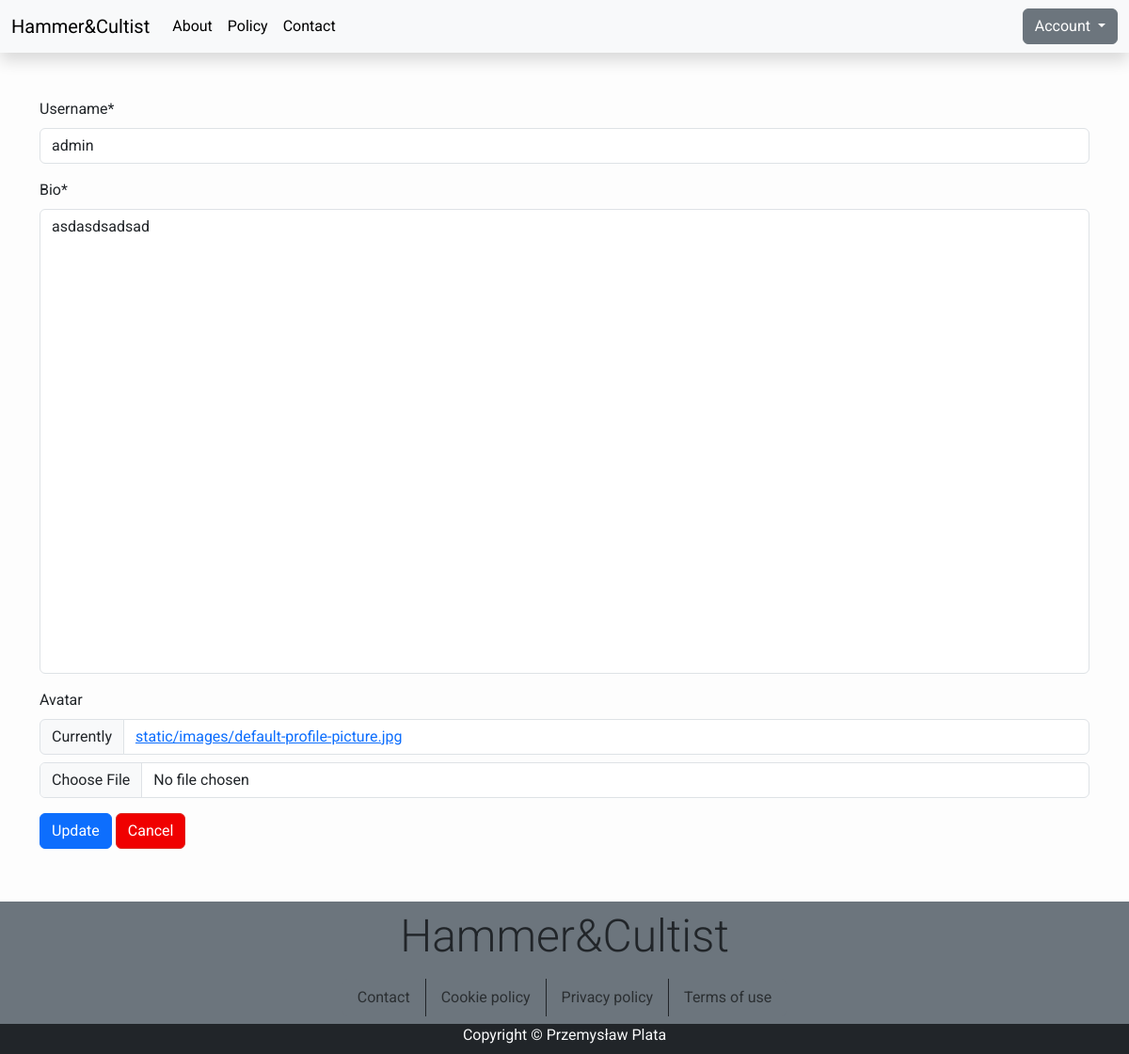
The app's page /user/profile/admin/edit (signed in), older data.
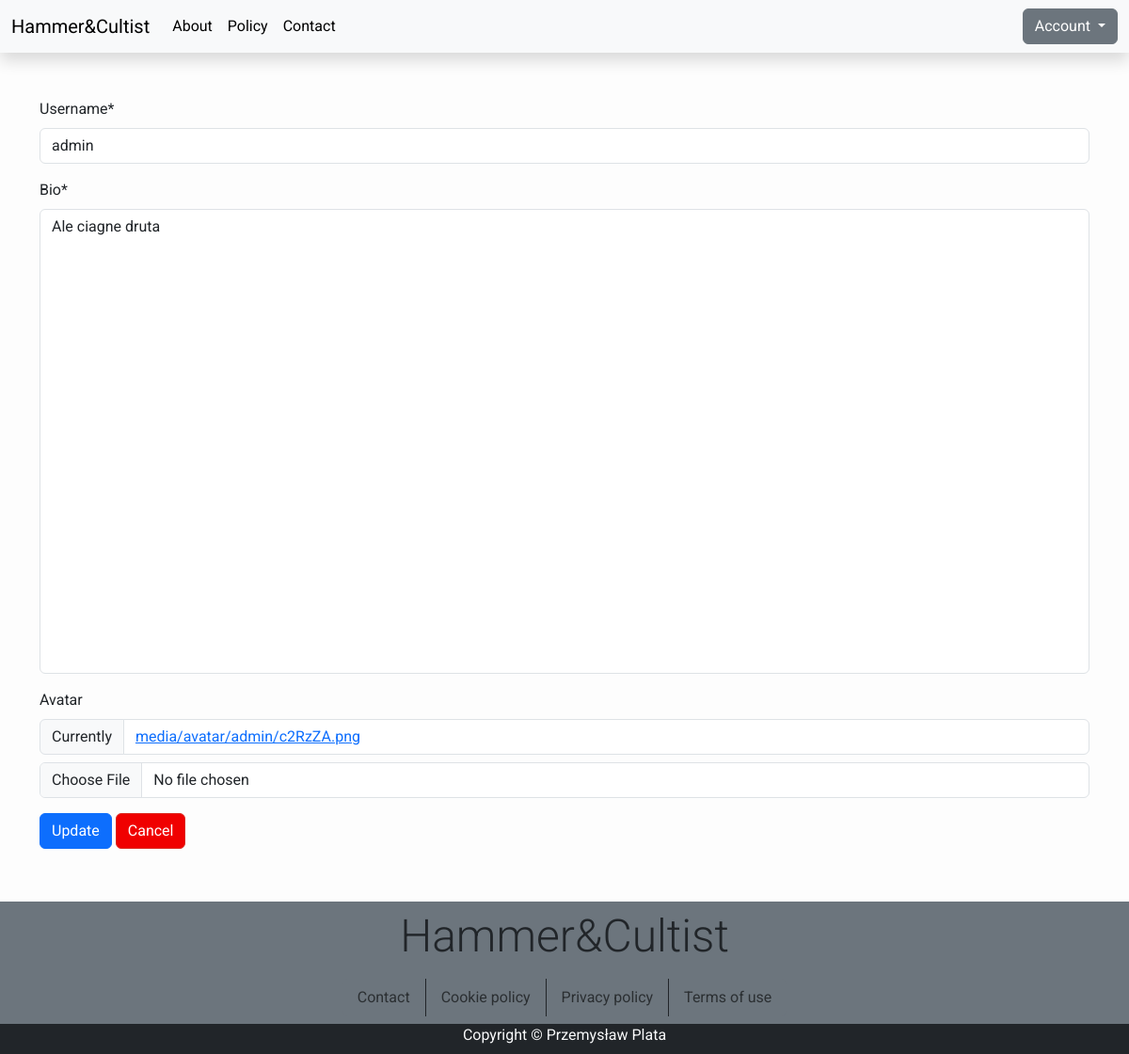
The same page, newer data.
### user/models.py (models this page shows, shortened)
class Profile(models.Model):
    user = models.OneToOneField(User, on_delete=models.CASCADE)
    bio = models.TextField(max_length=600,default="")
    avatar = models.ImageField(upload_to=img_path, default="static/images/default-profile-picture.jpg")

### user/views.py (the view, shortened to what this page needs)
# urls.py: path("profile/<str:username>/edit", views.edit_user_profile, name="edit-user-profile"),
@login_required(login_url="/user/login/")
def edit_user_profile(request: HttpRequest, username):
    try:
        if request.user.username != username:
            return HttpResponse("You don't have permission to edit this profile.")
        user = User.objects.get(username=username)
    except User.DoesNotExist:
        return HttpResponse("Given user does not exist.")
    if request.method == "GET":
        form = EditProfileForm(
            initial={
                "avatar": user.profile.avatar,
                "bio": user.profile.bio,
                "username": user.username,
            }
        )
        return render(
            request=request,
            template_name="user/edit_user_profile.html",
            context={
                "edit_profile_form": form,
            },
        )

### user/forms.py
class EditProfileForm(forms.Form):
    username = forms.CharField(max_length=100, label="Username")
    bio = forms.CharField(label="Bio", widget=forms.Textarea(attrs={"rows" : "20"}))
    avatar = forms.ImageField(label="Avatar", allow_empty_file=False, required=False)
    def __init__(self, *args, **kwargs):
        super().__init__(*args, **kwargs)
        self.helper = FormHelper()
        self.helper.layout = Layout(
            Field('username'),
            Field('bio', css_class="resize-0"),
            Field('avatar'),
            Submit('submit', 'Update', css_class='btn btn-primary mb-2 d-inline'),
            Button('cancel', 'Cancel', css_id="cancel-btn", css_class='btn btn-danger mb-2 d-inline'),
        )

### templates/user/edit_user_profile.html (shortened to what this page needs)
{% extends "base.html" %}
{% block content %}
{% load crispy_forms_tags %}
<div class="container py-5">
    <form id="edit-profile-form" method="POST" enctype="multipart/form-data">
		{% crispy edit_profile_form %}
	</form>
</div>
{% load static %}
{% endblock content %}

Row changes from the older to the newer data that the page shows:
changed Profile: bio "asdasdsadsad" → "Ale ciagne druta"
Text that changed along with them:
text no longer shown: "Username * Bio * Avatar Currently static/images/default-profile-picture.jpg"
text now shown: "Username * Bio * Avatar Currently media/avatar/admin/c2RzZA.png"
